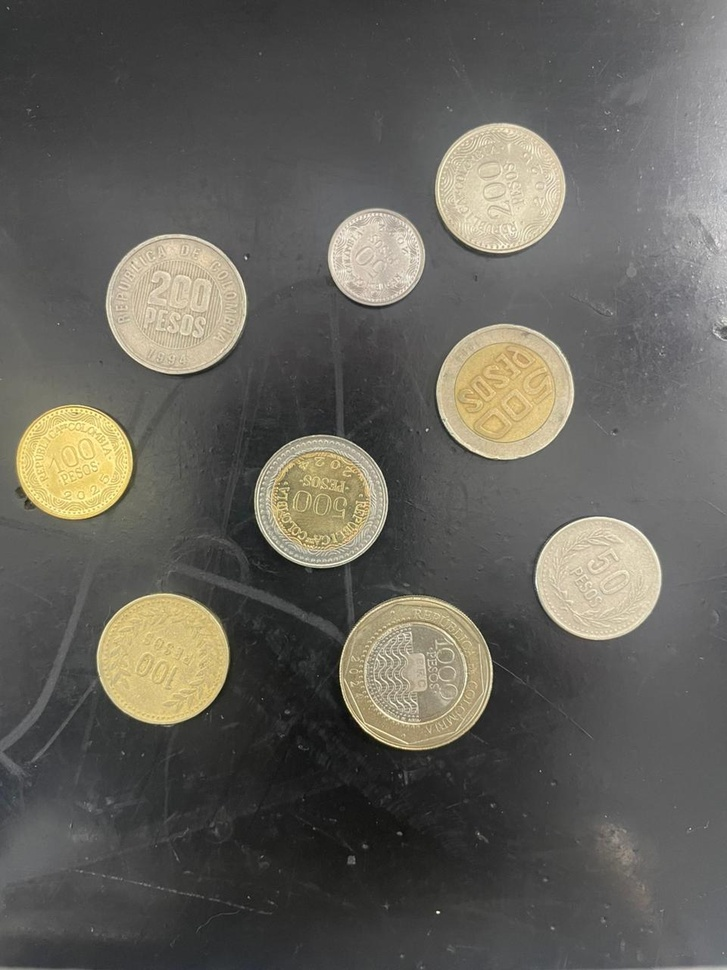
//> input picture data/coins_colombia.jpeg, 727 x 970 px, shrunk from 960 x 1280 before the run
$ ./main   (built with g++ and OpenCV 4)
//> lines starting //> are read from the running program, lines starting //| are printed output that depends on the picture; after the words box and inside, x2 and y2 are one past the last pixel; in counts of white or black regions, pixels touching at a corner belong together
// Coin recognition and value estimation using OpenCV.
#include <opencv2/highgui.hpp>
#include <opencv2/imgcodecs.hpp>
#include <opencv2/imgproc.hpp>

#include <algorithm>
#include <cmath>
#include <filesystem>
#include <stdexcept>
#include <iostream>
#include <limits>
#include <string>
#include <vector>

namespace fs = std::filesystem;

// Configuration constants
constexpr double TOLERANCE_PERCENTAGE = 0.10;
const cv::Scalar LABEL_COLOR = cv::Scalar(255, 0, 0);  // Blue for labels
const cv::Scalar CIRCLE_COLOR = cv::Scalar(0, 255, 0);  // Green for circles
const cv::Scalar UNKNOWN_CIRCLE_COLOR = cv::Scalar(0, 0, 255);  // Red for unknown coins
constexpr double FONT_SCALE = 1.2;
constexpr int FONT_THICKNESS = 3;

struct CoinType
{
    std::string name;
    double value;
    double radiusOld;
    double radiusNew;
    int count;
};

struct DetectionResult
{
    std::vector<cv::Vec3f> circles;
    cv::Mat baseImage;  // clean image without debug overlays
};

struct ClassificationResult
{
    cv::Mat labeledImage;
    double totalAmount;
    std::vector<CoinType> coinCounts;
};

std::vector<CoinType> initializeCoinTypes()
{
    return {
        {"50 COP", 50.0, 82.6, 64.4, 0},    // Average of 64 and 83
        {"100 COP", 100.0, 86.2, 75.2, 0},  // Average of 75 and 86
        {"200 COP", 200.0, 91.6, 85.0, 0},  // Average of 85 and 92
        {"500 COP", 500.0, 89.0, 87.4, 0},  // Average of 87 and 89
        {"1000 COP", 1000.0, 100.8, 100.8, 0} // Same value
    };
}

const CoinType* findMatchingCoin(
    double detectedRadius,
    const std::vector<CoinType>& coinTypes,
    double tolerance)
{
    const CoinType* bestMatch = nullptr;
    double bestDifference = std::numeric_limits<double>::max();

    const auto evaluateCandidate = [&](const CoinType& coinType, double coinRadius) {
        const double difference = std::abs(detectedRadius - coinRadius);
        const double margin = coinRadius * tolerance;  // tolerance tied to the radius being compared

        if (difference <= margin && difference < bestDifference)
        {
            bestDifference = difference;
            bestMatch = &coinType;
        }
    };

    for (const auto& coinType : coinTypes)
    {
        evaluateCandidate(coinType, coinType.radiusOld);
        evaluateCandidate(coinType, coinType.radiusNew);
    }

    return bestMatch;
}

ClassificationResult classifyAndLabelCoins(
    const DetectionResult& detection,
    const std::vector<CoinType>& coinTypes,
    double tolerance)
{
    ClassificationResult result;
    result.labeledImage = detection.baseImage.clone();
    result.totalAmount = 0.0;
    result.coinCounts = coinTypes;

    for (const auto& circle : detection.circles)
    {
        const double detectedRadius = circle[2];
        const cv::Point center(cvRound(circle[0]), cvRound(circle[1]));
        const int radius = cvRound(detectedRadius);

        const CoinType* matchedCoin = findMatchingCoin(detectedRadius, result.coinCounts, tolerance);

        if (matchedCoin != nullptr)
        {
            // Classified coin - draw green circle and blue label
            cv::circle(result.labeledImage, center, radius, CIRCLE_COLOR, 4);
            cv::putText(
                result.labeledImage,
                matchedCoin->name,
                center,
                cv::FONT_HERSHEY_SIMPLEX,
                FONT_SCALE,
                LABEL_COLOR,
                FONT_THICKNESS);

            // Update counter and total
            for (auto& coinType : result.coinCounts)
            {
                if (coinType.name == matchedCoin->name)
                {
                    coinType.count++;
                    result.totalAmount += coinType.value;
                    break;
                }
            }
        }
        else
        {
            // Unclassified coin - draw red circle and "?" label
            cv::circle(result.labeledImage, center, radius, UNKNOWN_CIRCLE_COLOR, 4);
            cv::putText(
                result.labeledImage,
                "?",
                center,
                cv::FONT_HERSHEY_SIMPLEX,
                FONT_SCALE,
                UNKNOWN_CIRCLE_COLOR,
                FONT_THICKNESS);
        }
    }

    return result;
}

void printSummary(const ClassificationResult& result)
{
    // Print count of coins by denomination
    for (const auto& coinType : result.coinCounts)
    {
        if (coinType.count > 0)
        {
            std::cout << coinType.name << " = " << coinType.count << "x\n";
        }
    }

    // Print total amount
    std::cout << "Total: " << result.totalAmount << " COP\n";
}

void saveResults(const ClassificationResult& result, const fs::path& outputDir)
{
    // Create output directory if it doesn't exist
    fs::create_directories(outputDir);

    // Save labeled image
    const fs::path outputPath = outputDir / "imagen_monedas_valuadas.jpg";
    const bool success = cv::imwrite(outputPath.string(), result.labeledImage);

    if (!success)
    {
        throw std::runtime_error("Failed to save labeled image to: " + outputPath.string());
    }
}

DetectionResult detectCoins(const std::string &inputPath, const fs::path &outputDir)
{
//> called with inputPath = "data/coins_colombia.jpeg"
    cv::Mat coins = cv::imread(inputPath, cv::IMREAD_COLOR);
//> coins is the input picture: 970 rows x 727 cols, CV_8UC3; mean B, G, R 91, 98.2, 100.4
    if (coins.empty())
    {
        throw std::runtime_error("Falló al leer la imagen: " + inputPath);
    }

    cv::Mat gray;
    cv::cvtColor(coins, gray, cv::COLOR_BGR2GRAY);
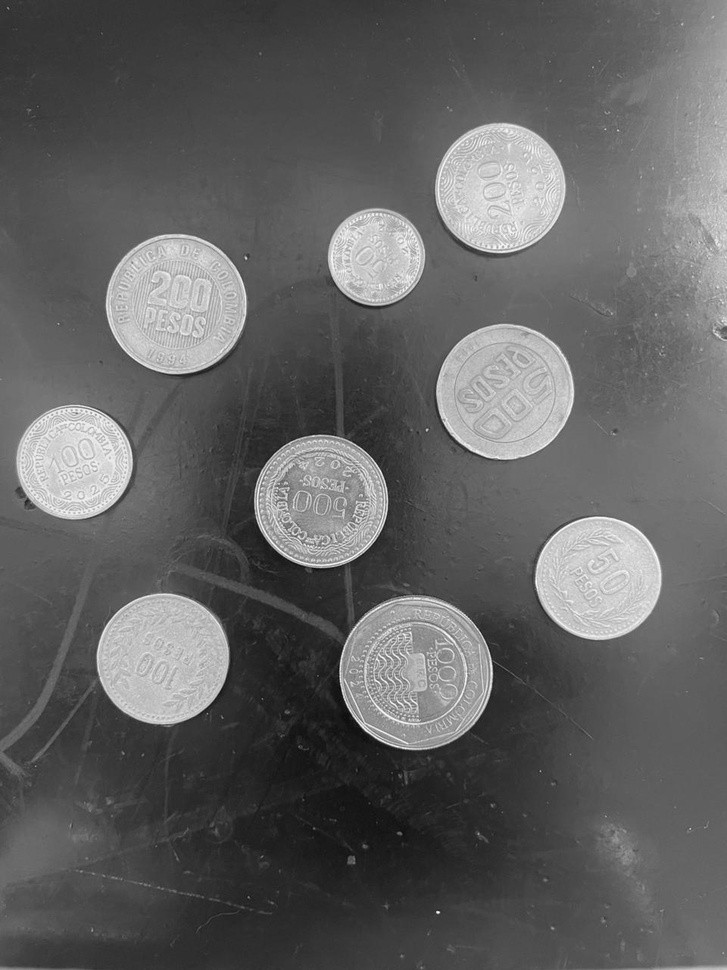
//> gray: 970 rows x 727 cols, CV_8UC1; min 4, max 254, mean 98
    cv::Mat blurred;
    cv::medianBlur(gray, blurred, 7);

    std::vector<cv::Vec3f> circles;
    cv::HoughCircles(
        blurred,
        circles,
        cv::HOUGH_GRADIENT,
        2.0,   // dp
        80.0,  // min distance between centers
        100.0, // higher threshold for Canny edge detector
        100.0, // Muy importante para evitar falsos positivos
        50,    // min radius
        300);  // max radius
//> circles = 8 circles (x, y, radius): [499, 187, 65.6], [599, 577, 61.4], [417, 673, 76.6], [161, 659, 65.8], [177, 303, 71.2], [507, 391, 66.6], [319, 501, 67], [75, 461, 58.2]

    cv::Mat debugAnnotated = coins.clone();
    for (const auto &detected : circles)
    {
        const cv::Point center(cvRound(detected[0]), cvRound(detected[1]));
        const int radius = cvRound(detected[2]);
        cv::circle(debugAnnotated, center, radius, cv::Scalar(0, 255, 0), 4);
        cv::putText(
            debugAnnotated,
            std::to_string(detected[2]) + " px",
            center,
            cv::FONT_HERSHEY_SIMPLEX,
            1.0,
            cv::Scalar(0, 0, 0),
            4);
    }
//> this loop made 8 passes
//> (detected, radius) on passes 1, 2, 3, 4, 5, 6, 8: ([499, 187, 65.6], 66), ([599, 577, 61.4], 61), ([417, 673, 76.6], 77), ([161, 659, 65.8], 66), ([177, 303, 71.2], 71), ([507, 391, 66.6], 67), ([75, 461, 58.2], 58)
//> pass 1, in detectCoins, `cv::putText( debugAnnotated, std::to_string(detected[2]) + " px", cent..`:
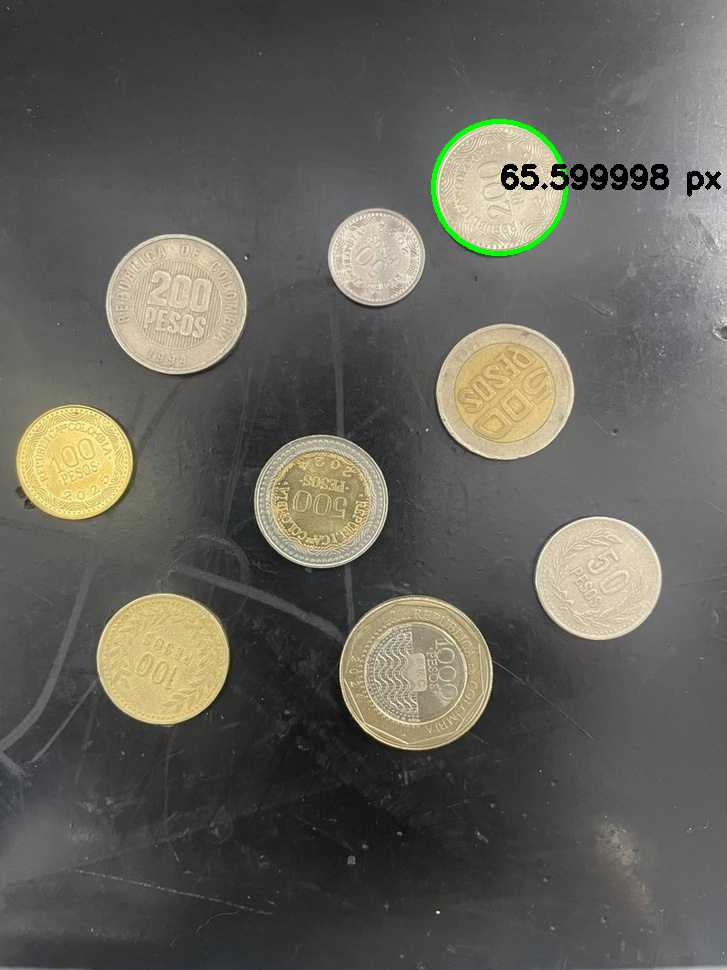
//> debugAnnotated: 970 rows x 727 cols, CV_8UC3; 0.69% of pixels changed, all inside (x1, y1, x2, y2) = (431, 119, 721, 256)
//> pass 3, in detectCoins, `cv::putText( debugAnnotated, std::to_string(detected[2]) + " px", cent..`:
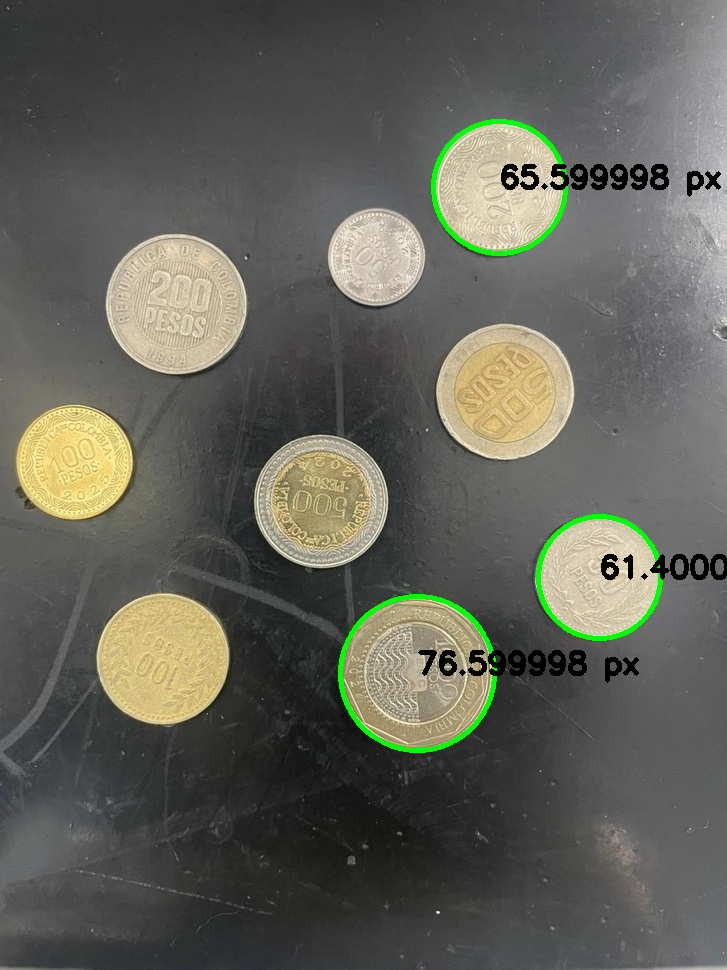
//> debugAnnotated: 970 rows x 727 cols, CV_8UC3; mean B, G, R 88.7, 97.8, 97.8
//> after the loop:
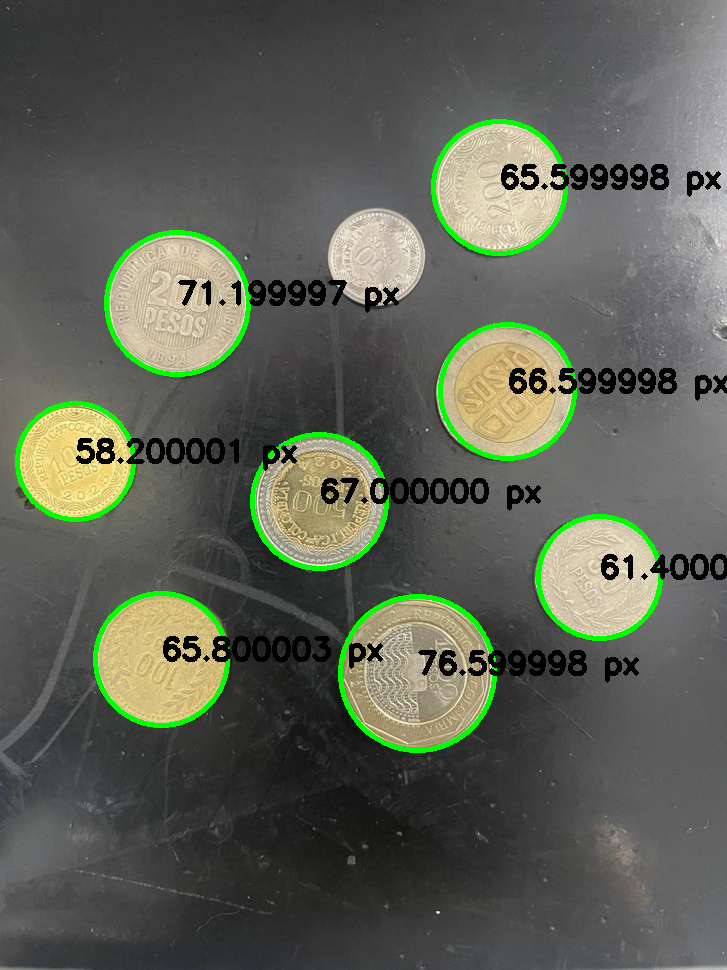
//> debugAnnotated: 970 rows x 727 cols, CV_8UC3; 3.28% of pixels changed, all inside (x1, y1, x2, y2) = (15, 230, 727, 728)

    fs::create_directories(outputDir);
    const fs::path debugPath = outputDir / "imagen_segmentacion_monedas.jpg";
    cv::imwrite(debugPath.string(), debugAnnotated);

    return {circles, coins};
}

int main()
{
    try
    {
        const std::string inputPath = "data/coins_colombia.jpeg";
        const fs::path outputDir = "output/coin_amount";

        // Detection
        DetectionResult detection = detectCoins(inputPath, outputDir);

        // Classification and labeling
        std::vector<CoinType> coinTypes = initializeCoinTypes();
        ClassificationResult result = classifyAndLabelCoins(
            detection,
            coinTypes,
            TOLERANCE_PERCENTAGE
        );
//> the loop in classifyAndLabelCoins, `for (const auto& circle : detection.circles)` made 8 passes
//> (circle, detectedRadius, radius, matchedCoin->name) on passes 3 to 6: ([417, 673, 76.6], 76.6, 77, "100 COP"), ([161, 659, 65.8], 65.8, 66, "50 COP"), ([177, 303, 71.2], 71.2, 71, "100 COP"), ([507, 391, 66.6], 66.6, 67, "50 COP")
//> (circle, detectedRadius, radius) on passes 1, 2, 8: ([499, 187, 65.6], 65.6, 66), ([599, 577, 61.4], 61.4, 61), ([75, 461, 58.2], 58.2, 58)
//> pass 1, in classifyAndLabelCoins, `cv::putText( result.labeledImage, matchedCoin->name, center, cv::FONT_..`:
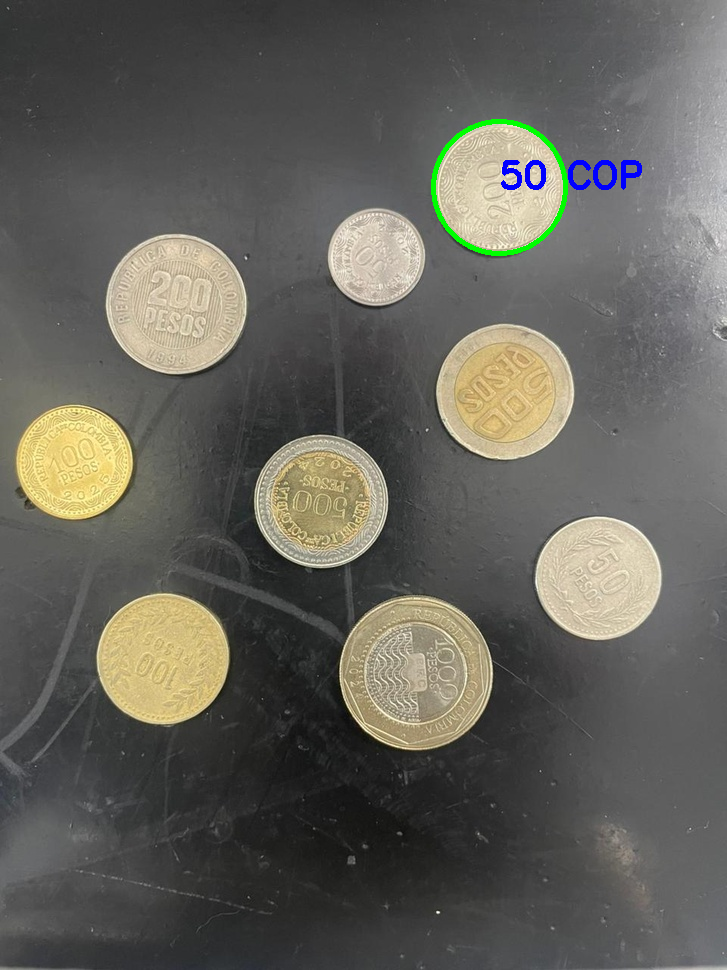
//> result.labeledImage: 970 rows x 727 cols, CV_8UC3; 0.53% of pixels changed, all inside (x1, y1, x2, y2) = (431, 119, 642, 256)
//> after the loop in classifyAndLabelCoins, `for (const auto& circle : detection.circles)`:
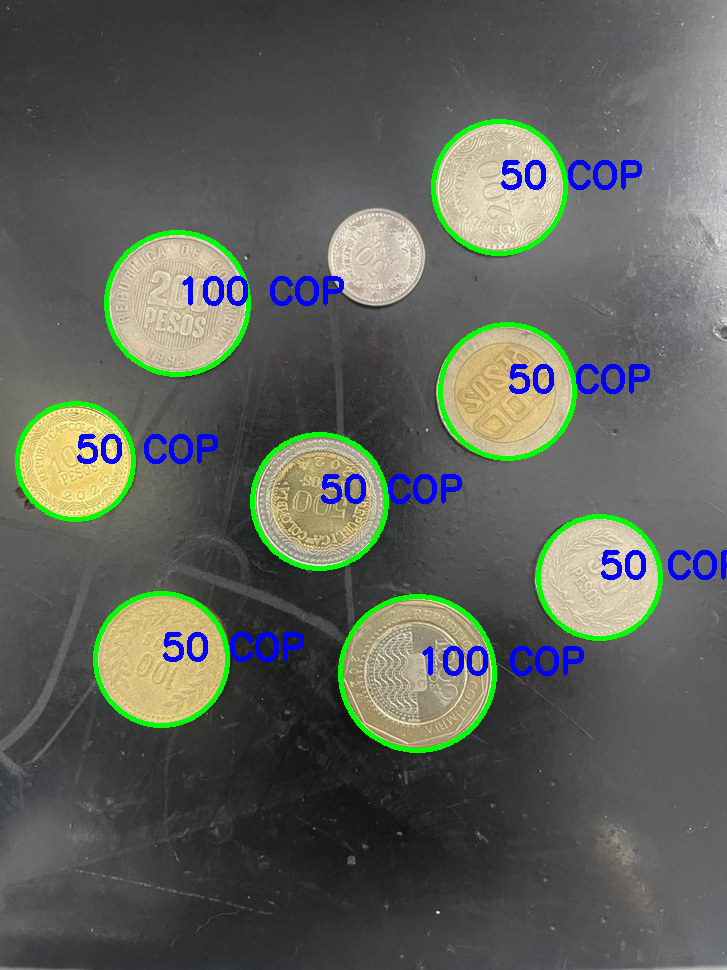
//> result.labeledImage: 970 rows x 727 cols, CV_8UC3; mean B, G, R 91, 98.4, 94.5
//> after the loop in classifyAndLabelCoins, `for (const auto& circle : detection.circles)`: result.totalAmount = 500

        // Save results
        saveResults(result, outputDir);

        // Print summary
        printSummary(result);
//> the loop in printSummary, `for (const auto& coinType : result.coinCounts)` made 5 passes
//| 50 COP = 6x
//| 100 COP = 2x
//| Total: 500 COP
    }
    catch (const std::exception &ex)
    {
        std::cerr << "Error: " << ex.what() << '\n';
        return 1;
    }
    return 0;
}
